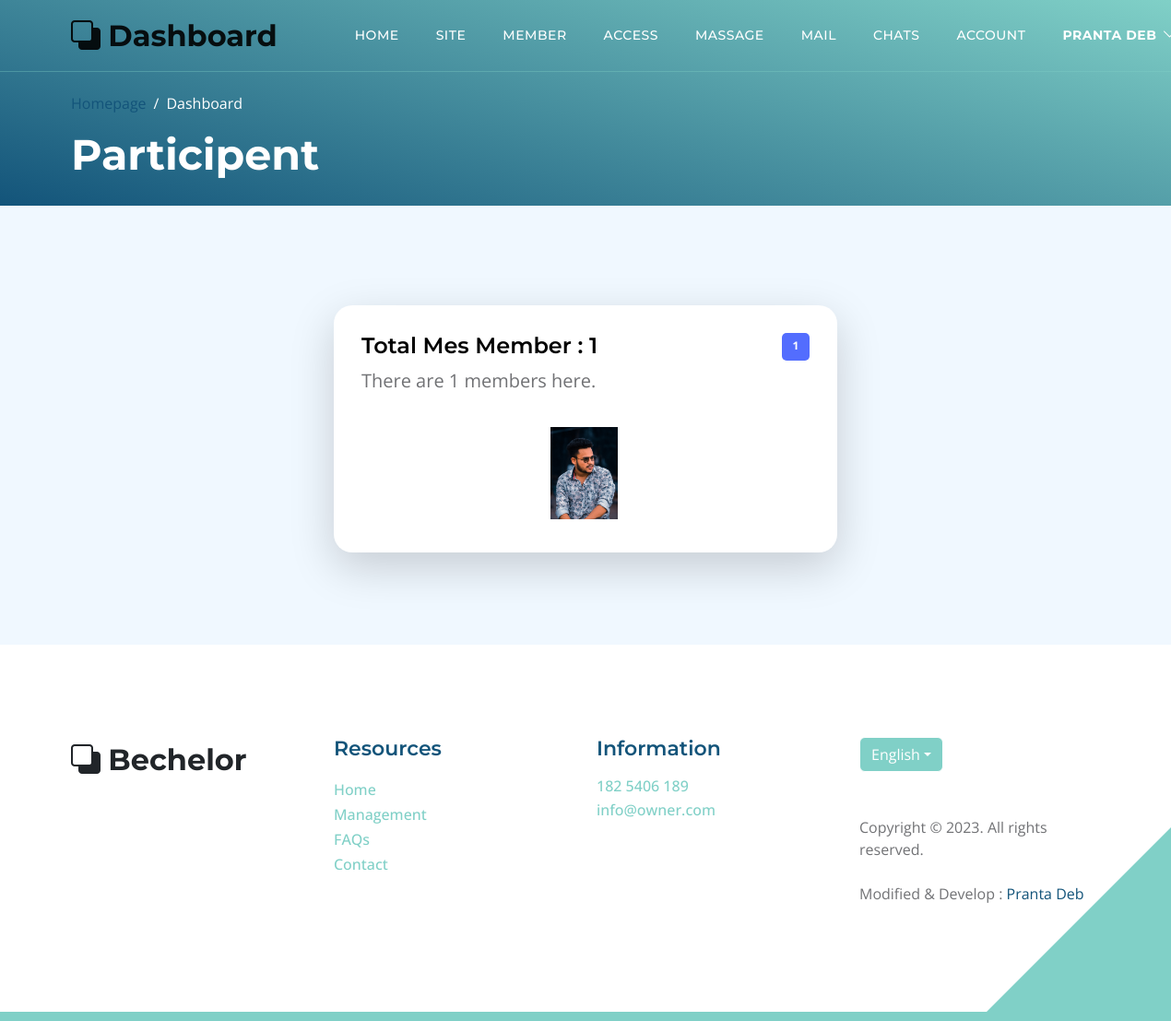
The app's page /admin/index.php (signed in), older data.
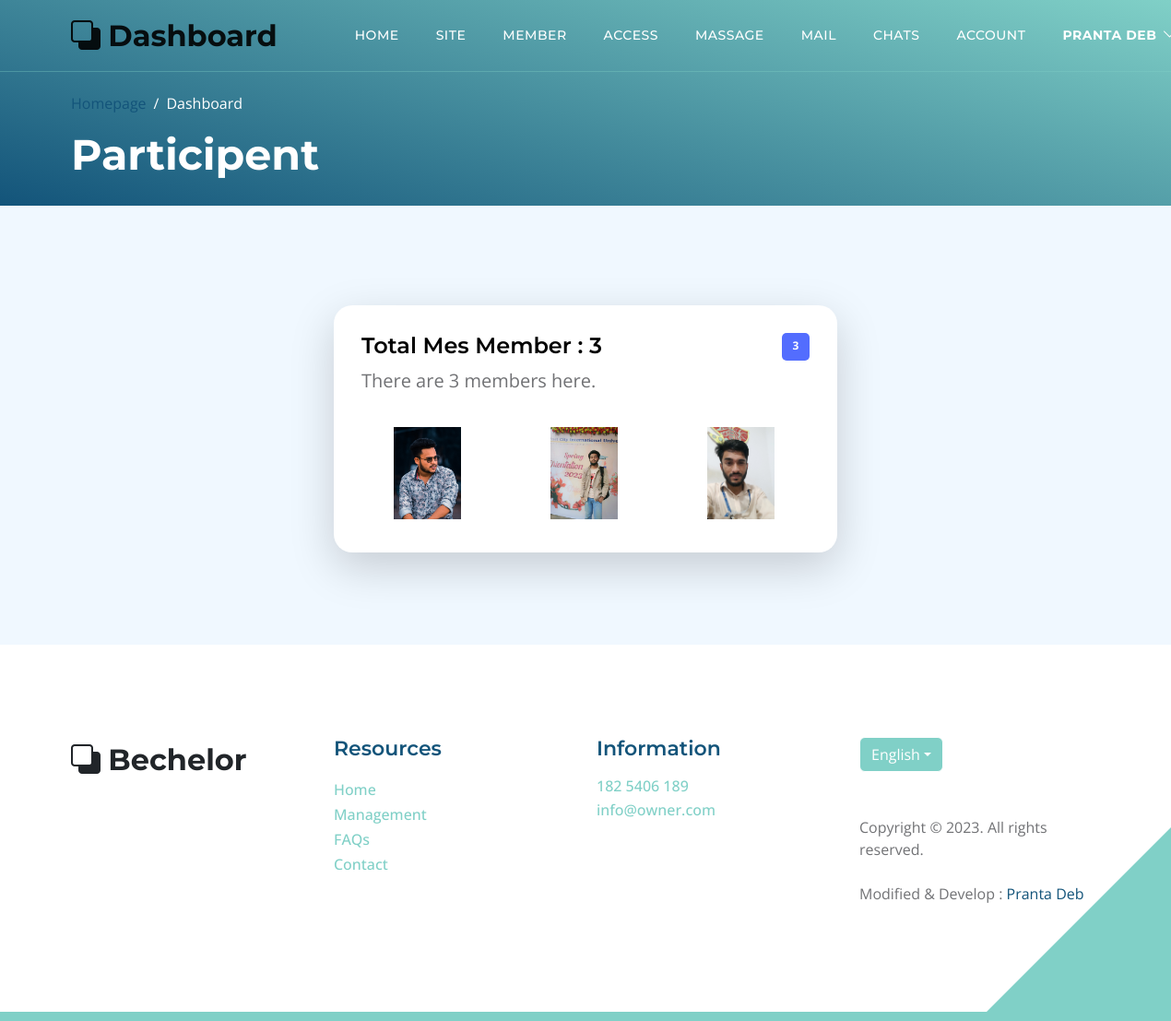
The same page, newer data.
### tables this page shows
CREATE TABLE `users` (
  `id` int(11) NOT NULL,
  `name` varchar(128) NOT NULL,
  `phone` varchar(32) NOT NULL,
  `password` varchar(128) NOT NULL,
  `title` varchar(512) NOT NULL,
  `image` varchar(512) NOT NULL,
  `role` set('admin','member','leader','unknown') NOT NULL,
  `created_at` timestamp NOT NULL DEFAULT CURRENT_TIMESTAMP
);

### admin/index.php (the view, shortened to what this page needs)
<?php
require "../php/dbConfig.php";
$q = "SELECT count(*) AS total FROM users WHERE `role`='admin' OR `role`='leader' OR `role`='member'";
$r = $db->query($q);
$totalMessMember = $r->fetch_assoc();
?>
<!doctype html>
<html lang="en">
<head>
    <link href="../css/bootstrap.min.css" rel="stylesheet">
    <link href="../css/bootstrap-icons.css" rel="stylesheet">
    <link href="../css/templatemo-topic-listing.css" rel="stylesheet">
</head>
<body class="topics-listing-page" id="top">
    <main>
        <?php include "component/navbar.php"; ?>
        <header class="site-header2 d-flex flex-column justify-content-center align-items-center">
            <div class="container">
                <div class="row align-items-center">
                    <div class="col-lg-5 col-12">
                        <nav aria-label="breadcrumb">
                            <ol class="breadcrumb">
                                <li class="breadcrumb-item"><a href="index.php">Homepage</a></li>
                                <li class="breadcrumb-item active" aria-current="page">Dashboard</li>
                            </ol>
                        </nav>
                        <h2 class="text-white">Participent</h2>
                    </div>
                </div>
            </div>
        </header>
        <section class="section-padding section-bg">
            <div class="container">
                <div class="row">
                    <div class="col-lg-12 col-12">
                    </div>
                    <div class="col-lg-6 col-md-6 col-12 m-auto mb-4 mb-lg-0">
                        <div class="custom-block bg-white shadow-lg">
                            <a href="member.php">
                                <div class="d-flex">
                                    <div>
                                        <h5 class="mb-2">Total Mes Member : <?= $totalMessMember['total'] ?></h5>
                                        <p class="mb-0">There are <?= $totalMessMember['total'] ?> members here.</p>
                                    </div>
                                    <span class="badge bg-finance rounded-pill ms-auto"><?= $totalMessMember['total'] ?></span>
                                </div>
                                <div class="row d-flex justify-content-center">
                                    <?php
                                    $q2 = "SELECT * FROM users WHERE `role`='admin' OR `role`='leader' OR `role`='member'";
                                    $r2 = $db->query($q2);
                                    while ($img = $r2->fetch_assoc()) {
                                        echo '<div class="col-lg-4 col-sm-12 col-md-6"><img src="../images/' . $img['image'] . '" class="img-fluid" alt="" width="70px" style="display: block;width: 50%;height: 100px;object-fit: cover;margin-top: 35px; margin-left:35px;"></div>';
                                    }
                                    ?>
                                </div>
                            </a>
                        </div>
                    </div>
                </div>
            </div>
        </section>
    </main>
    <?php include "component/footer.php" ?>
</body>
</html>

Row changes from the older to the newer data that the page shows:
added users: image (picture)
added users: image (picture)
Text that changed along with them:
$totalMessMember['total']: "1" → "3"
